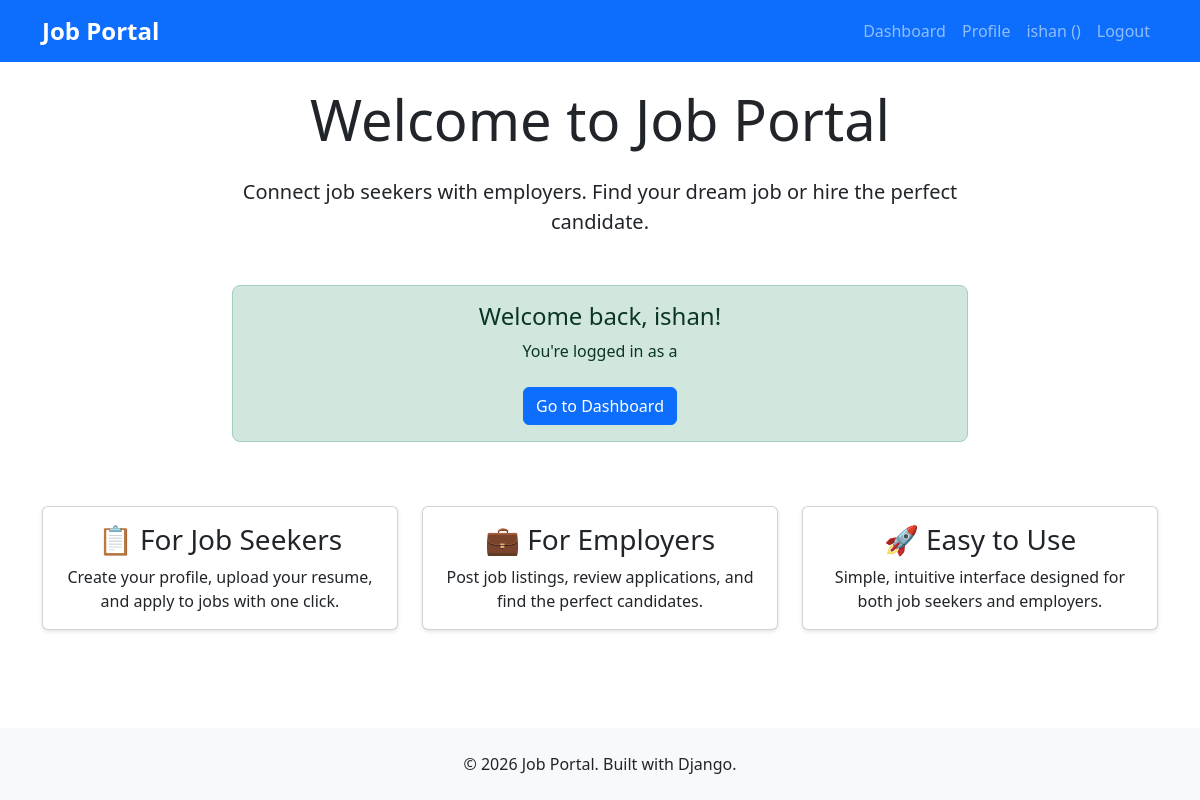
/ (signed in), run on an earlier commit of the app's database.
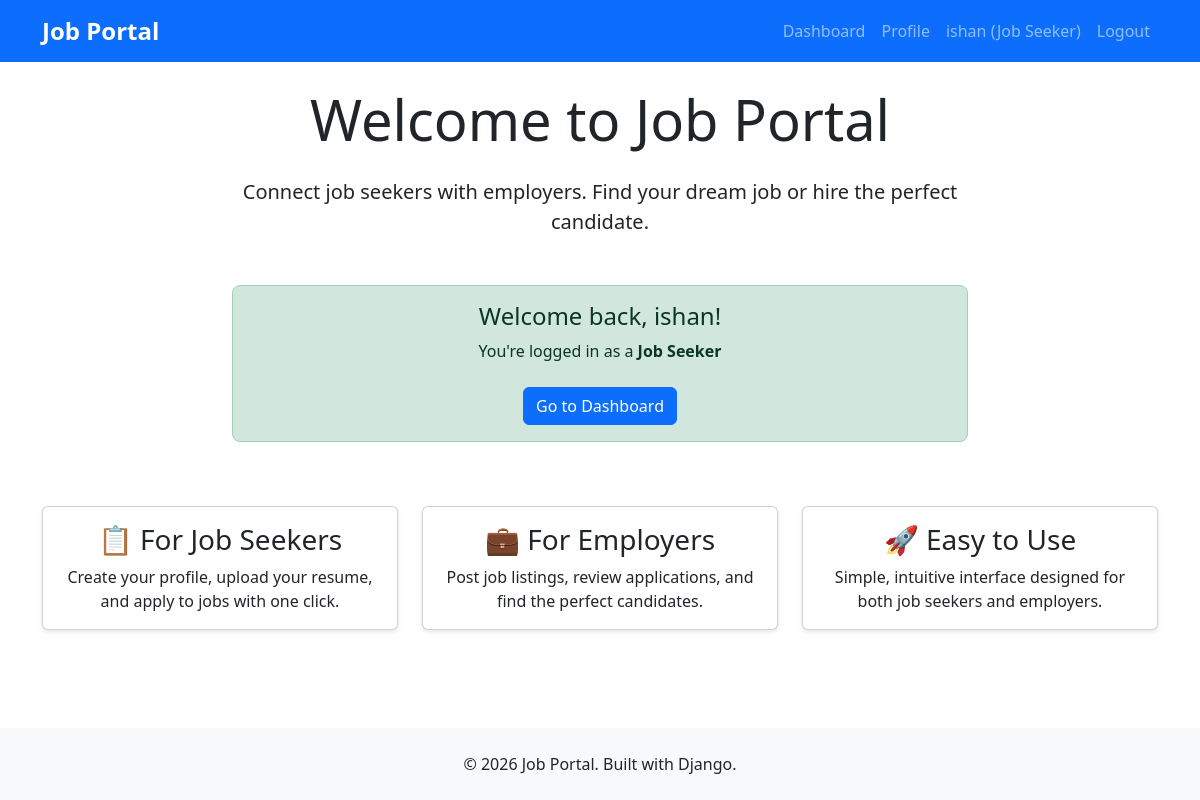
And on a later commit of the database.
### users/models.py (models this page shows)
class User(AbstractUser):
    USER_TYPES = (
        ('job_seeker', 'Job Seeker'),
        ('employer', 'Employer'),
    )
    user_type = models.CharField(max_length=20, choices=USER_TYPES)
    phone = models.CharField(max_length=15, blank=True)
    created_at = models.DateTimeField(auto_now_add=True)
    class Meta:
        db_table = 'users'

### users/views.py (the view)
# urls.py: path('', user_views.home, name='home'),  # Direct home route
def home(request):
    return render(request, 'home.html')

### templates/home.html (shortened to what this page needs)
{% extends 'base.html' %}
{% block content %}
<div class="row">
    <div class="col-lg-8 mx-auto text-center">
        <h1 class="display-4 mb-4">Welcome to Job Portal</h1>
        <p class="lead mb-5">
            Connect job seekers with employers. Find your dream job or hire the perfect candidate.
        </p>
        {% if not user.is_authenticated %}
            <div class="d-grid gap-3 d-sm-flex justify-content-sm-center">
<a href="{% url 'users:register_job_seeker' %}" class="btn btn-primary btn-lg px-4 gap-3">Register as Job Seeker</a>
<a href="{% url 'users:register_employer' %}" class="btn btn-outline-primary btn-lg px-4">Register as Employer</a>
 </div>
<p class="mt-4">
    Already have an account? <a href="{% url 'users:login' %}">Login here</a>
</p>
        {% else %}
            <div class="alert alert-success">
                <h4>Welcome back, {{ user.username }}!</h4>
                <p>You're logged in as a <strong>{{ user.get_user_type_display }}</strong></p>
                <a href="{% url 'users:dashboard' %}" class="btn btn-primary mt-2">Go to Dashboard</a>
            </div>
        {% endif %}
    </div>
</div>
<div class="row mt-5">
    <div class="col-md-4 mb-4">
        <div class="card h-100">
            <div class="card-body text-center">
                <h3 class="card-title">📋 For Job Seekers</h3>
                <p class="card-text">Create your profile, upload your resume, and apply to jobs with one click.</p>
            </div>
        </div>
    </div>
    <div class="col-md-4 mb-4">
        <div class="card h-100">
            <div class="card-body text-center">
                <h3 class="card-title">💼 For Employers</h3>
                <p class="card-text">Post job listings, review applications, and find the perfect candidates.</p>
            </div>
        </div>
    </div>
    <div class="col-md-4 mb-4">
        <div class="card h-100">
            <div class="card-body text-center">
                <h3 class="card-title">🚀 Easy to Use</h3>
                <p class="card-text">Simple, intuitive interface designed for both job seekers and employers.</p>
            </div>
        </div>
    </div>
</div>
{% endblock %}

### templates/base.html (shortened to what this page needs)
<!DOCTYPE html>
<html lang="en">
<head>
    <link href="https://cdn.jsdelivr.net/npm/bootstrap@5.3.0/dist/css/bootstrap.min.css" rel="stylesheet">
    {% load static %}
    <link rel="stylesheet" href="{% static 'css/style.css' %}">
</head>
<body>
    <nav class="navbar navbar-expand-lg navbar-dark bg-primary">
        <div class="container">
            <a class="navbar-brand" href="{% url 'home' %}">
                <strong>Job Portal</strong>
            </a>
            <div class="collapse navbar-collapse" id="navbarNav">
                <ul class="navbar-nav ms-auto">
                    {% if user.is_authenticated %}
                        <li class="nav-item">
                            <a class="nav-link" href="{% url 'users:dashboard' %}">Dashboard</a>
                        </li>
                        <li class="nav-item">
                            <a class="nav-link" href="{% url 'users:profile' %}">Profile</a>
                        </li>
                        <li class="nav-item">
                            <a class="nav-link" href="#">
                                {{ user.username }} ({{ user.get_user_type_display }})
                            </a>
                        </li>
<li class="nav-item">
    <a class="nav-link" href="{% url 'users:logout' %}">Logout</a>
</li>
                    {% endif %}
                </ul>
            </div>
        </div>
    </nav>
    <main class="container my-4">
        {% block content %}
        {% endblock %}
    </main>
    <footer class="bg-light text-center py-4 mt-5">
        <div class="container">
            <p class="mb-0">&copy; 2026 Job Portal. Built with Django.</p>
        </div>
    </footer>
</body>
</html>

### static/css/style.css (style rules this page uses)
body { min-height: 100vh; display: flex; flex-direction: column; }
main { flex: 1; }
.navbar-brand { font-size: 1.5rem; }
.card { box-shadow: 0 2px 4px rgba(0,0,0,0.1); transition: transform 0.2s; }
.alert { border-radius: 8px; }

What changed in the data, as far as the page shows it:
changed User "ishan": user_type (not shown) → "Job Seeker"
